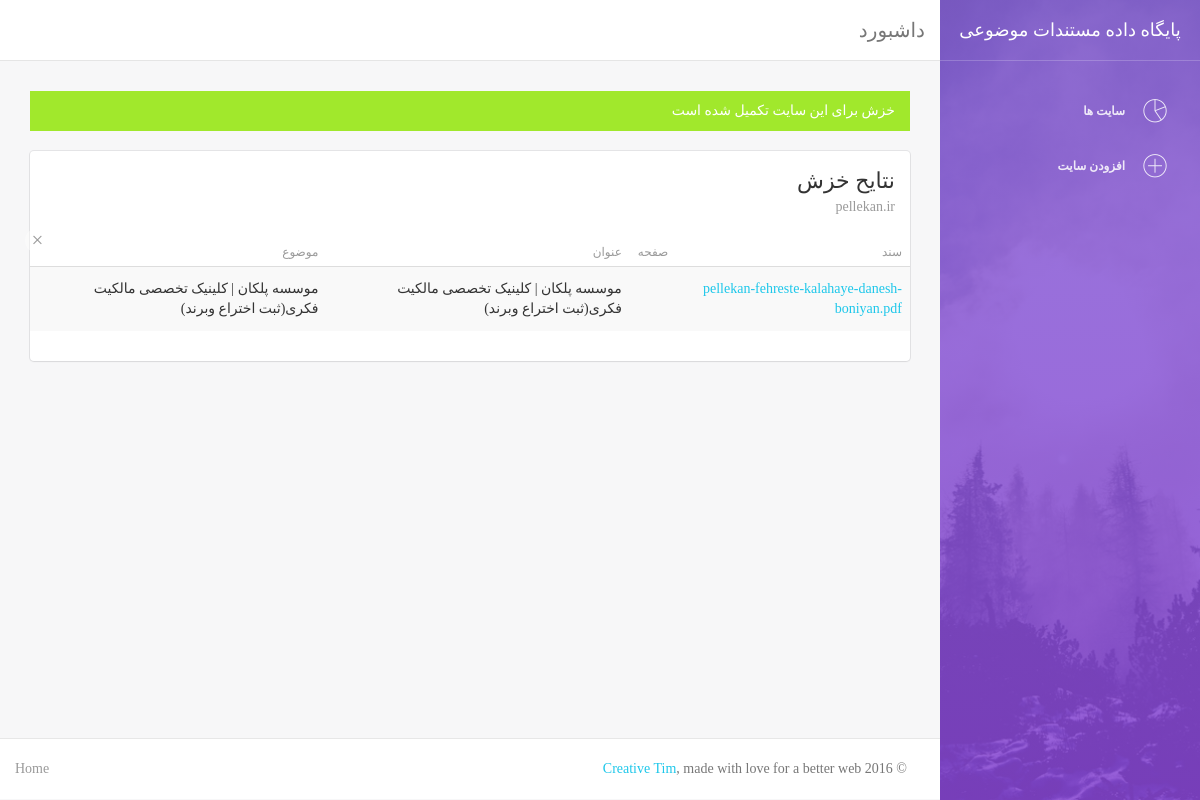
Page /index.php/crawler/docs/2 on the committed database.
### tables this page shows
CREATE TABLE `sites` (
  `id` int(11) NOT NULL,
  `name` text NOT NULL,
  `domain` text NOT NULL,
  `is_ssl` tinyint(1) NOT NULL DEFAULT '0',
  `depth` int(11) NOT NULL DEFAULT '0',
  `max_docs` int(11) NOT NULL DEFAULT '100',
  `doc_formats` text NOT NULL,
  `status` int(11) NOT NULL DEFAULT '0'
);

CREATE TABLE `docs` (
  `id` int(11) NOT NULL,
  `site_id` int(11) NOT NULL,
  `page` text NOT NULL,
  `link` text NOT NULL,
  `title` text NOT NULL,
  `topic` text NOT NULL
);

### application/controllers/Crawler.php (called while the page is built, shortened)
<?php
class Crawler extends CI_Controller
{
    public function docs($id){
        $data = array();
        $this->load->model('Site');
        $site = $this->Site->get_site_by_id($id);
        $this->load->model('Doc');
        $data['site'] = $site;
        $docs = $this->Doc->get_docs($site->id);
        $data['docs'] = $docs;
        $data['content'] = $this->load->view('docs', $data, true);
        $this->load->view('template/container', $data);
    }
}

### index.php (called while the page is built, shortened)
<?php
require_once BASEPATH.'core/CodeIgniter.php';

### application/models/Site.php (called while the page is built, shortened)
<?php
class Site extends CI_Model
{
    private $table = 'sites';
    public function get_site_by_id($id){
        $site = $this->db->get_where($this->table, array('id' => $id))->row();
        $site->doc_formats = unserialize($site->doc_formats);
        return $site;
    }
}

### application/models/Doc.php (called while the page is built, shortened)
<?php
class Doc extends CI_Model
{
    private $table = 'docs';
    public function get_docs($site_id){
        return $this->db->where('site_id', $site_id)
            ->get($this->table)
            ->result();
    }
}

### application/views/docs.php (the view, shortened to what this page needs)
<div class="row">
    <div class="col-md-12">
        <div class="alert alert-<?php
        switch ($site->status){
            case SITE_CRAWLED:
                echo "success";
        }
        ?>">
            <button type="button" aria-hidden="true" class="close">×</button>
            <span>
                <?php
                switch ($site->status){
                    case SITE_CRAWLED:
                        echo "خزش برای این سایت تکمیل شده است";
                }
                ?>
            </span>
        </div>
        <div class="card">
            <div class="header">
                <h4 class="title">نتایح خزش</h4>
                <p class="category"><?php echo $site->domain; ?></p>
            </div>
            <div class="content table-responsive table-full-width">
                <table class="table table-hover table-striped">
                    <thead>
                    <th>سند</th>
                    <th>صفحه</th>
                    <th>عنوان</th>
                    <th>موضوع</th>
                    </thead>
                    <tbody>
                    <?php
                    foreach ($docs as $doc) {
                        echo "<tr>";
                        $link_short = urldecode(pathinfo(parse_url($doc->link)['path'])['basename']);
                        echo "<td><a href='$doc->link'>$link_short</a></td>";
                        if (isset(parse_url($doc->page)['path'])){
                            if (isset(pathinfo(parse_url($doc->page)['path'])['basename']))
                                $page_short = urldecode(pathinfo(parse_url($doc->page)['path'])['basename']);
                            else
                                $page_short = urldecode(pathinfo(parse_url($doc->page)['path'])['basedir']);
                        }
                        else{
                            $page_short = $doc->page;
                        }
                        echo "<td><a href='$doc->page'>$page_short</a></td>";
                        echo "<td>$doc->title</td>";
                        echo "<td>$doc->topic</td>";
                        echo "</tr>";
                    }
                    ?>
                    </tbody>
                </table>
            </div>
        </div>
    </div>
</div>

### rows in the picture
sites: domain "pellekan.ir"
docs: link "pellekan-fehreste-kalahaye-danesh-boniyan.pdf", title "موسسه پلکان | کلینیک تخصصی مالکیت فکری(ثبت اختراع وبرند)", topic "موسسه پلکان | کلینیک تخصصی مالکیت فکری(ثبت اختراع وبرند)"
